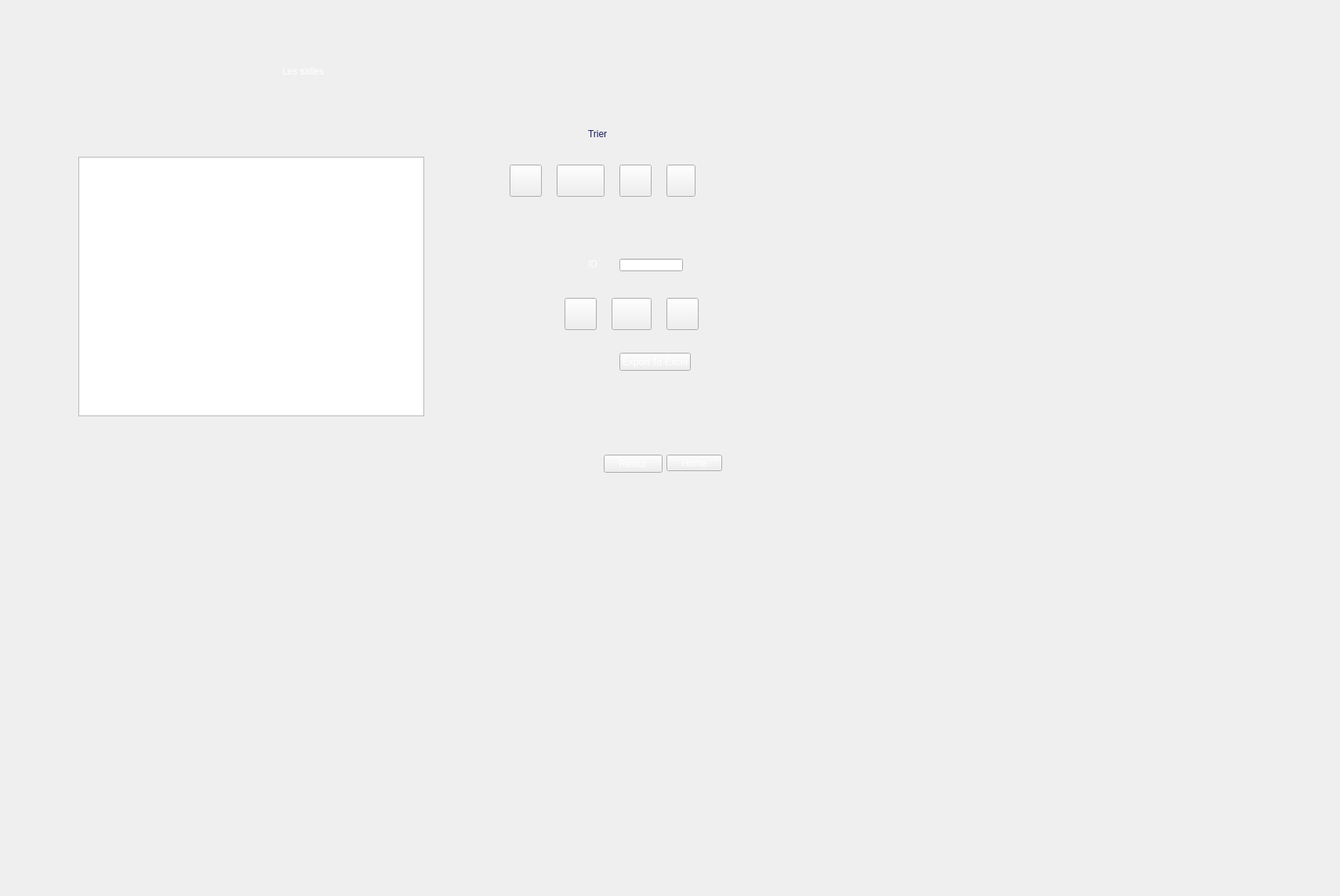
    <widget class="QWidget" name="page_10">
     <widget class="QLabel" name="img_10">
      <property name="geometry">
       <rect>
        <x>0</x>
        <y>0</y>
        <width>1700</width>
        <height>1134</height>
       </rect>
      </property>
      <property name="text">
       <string/>
      </property>
      <property name="pixmap">
       <pixmap resource="src.qrc">:/ressource/mariage.jpg</pixmap>
      </property>
      <property name="scaledContents">
       <bool>false</bool>
      </property>
      <property name="alignment">
       <set>Qt::AlignCenter</set>
      </property>
      <property name="wordWrap">
       <bool>false</bool>
      </property>
     </widget>
     <widget class="QLabel" name="label_29">
      <property name="geometry">
       <rect>
        <x>360</x>
        <y>60</y>
        <width>251</width>
        <height>61</height>
       </rect>
      </property>
      <property name="styleSheet">
       <string notr="true">color:rgb(255, 255, 255);
font: 75 29pt &quot;Segoe Script&quot;;</string>
      </property>
      <property name="text">
       <string>Les salles</string>
      </property>
     </widget>
     <widget class="QTableView" name="tablesalle">
      <property name="geometry">
       <rect>
        <x>100</x>
        <y>200</y>
        <width>441</width>
        <height>331</height>
       </rect>
      </property>
      <property name="styleSheet">
       <string notr="true">color:rgb(0, 0, 0);
font: 75 12pt &quot;Segoe Script&quot;;</string>
      </property>
     </widget>
     <widget class="QLabel" name="label_58">
      <property name="geometry">
       <rect>
        <x>750</x>
        <y>160</y>
        <width>81</width>
        <height>21</height>
       </rect>
      </property>
      <property name="styleSheet">
       <string notr="true">color:rgb(21, 24, 91);
font: 75 16pt &quot;Segoe Script&quot;;</string>
      </property>
      <property name="text">
       <string>Trier </string>
      </property>
     </widget>
     <widget class="QPushButton" name="trie_capacite_2">
      <property name="geometry">
       <rect>
        <x>650</x>
        <y>210</y>
        <width>41</width>
        <height>41</height>
       </rect>
      </property>
      <property name="text">
       <string/>
      </property>
      <property name="iconSize">
       <size>
        <width>58</width>
        <height>40</height>
       </size>
      </property>
     </widget>
     <widget class="QPushButton" name="trie_id">
      <property name="geometry">
       <rect>
        <x>710</x>
        <y>210</y>
        <width>61</width>
        <height>41</height>
       </rect>
      </property>
      <property name="text">
       <string/>
      </property>
      <property name="iconSize">
       <size>
        <width>80</width>
        <height>50</height>
       </size>
      </property>
     </widget>
     <widget class="QPushButton" name="trie_prix">
      <property name="geometry">
       <rect>
        <x>790</x>
        <y>210</y>
        <width>41</width>
        <height>41</height>
       </rect>
      </property>
      <property name="text">
       <string/>
      </property>
      <property name="iconSize">
       <size>
        <width>60</width>
        <height>39</height>
       </size>
      </property>
     </widget>
     <widget class="QPushButton" name="trie_lieu">
      <property name="geometry">
       <rect>
        <x>850</x>
        <y>210</y>
        <width>37</width>
        <height>41</height>
       </rect>
      </property>
      <property name="text">
       <string/>
      </property>
      <property name="iconSize">
       <size>
        <width>60</width>
        <height>40</height>
       </size>
      </property>
     </widget>
     <widget class="QLineEdit" name="lineEdit_supp">
      <property name="geometry">
       <rect>
        <x>790</x>
        <y>330</y>
        <width>81</width>
        <height>16</height>
       </rect>
      </property>
      <property name="styleSheet">
       <string notr="true">font: 75 8pt &quot;Segoe Script&quot;;
color: rgb(0, 0, 0);</string>
      </property>
      <property name="maxLength">
       <number>4</number>
      </property>
     </widget>
     <widget class="QLabel" name="label_46">
      <property name="geometry">
       <rect>
        <x>750</x>
        <y>330</y>
        <width>47</width>
        <height>14</height>
       </rect>
      </property>
      <property name="styleSheet">
       <string notr="true">color:rgb(255, 255, 255);
font: 75 16pt &quot;Segoe Script&quot;;</string>
      </property>
      <property name="text">
       <string>ID</string>
      </property>
     </widget>
     <widget class="QPushButton" name="suppression_salle">
      <property name="geometry">
       <rect>
        <x>720</x>
        <y>380</y>
        <width>41</width>
        <height>41</height>
       </rect>
      </property>
      <property name="styleSheet">
       <string notr="true">font: 75 8pt &quot;Segoe Script&quot;;
color: rgb(0, 0, 0);</string>
      </property>
      <property name="text">
       <string/>
      </property>
      <property name="iconSize">
       <size>
        <width>60</width>
        <height>40</height>
       </size>
      </property>
     </widget>
     <widget class="QPushButton" name="reserver_salle">
      <property name="geometry">
       <rect>
        <x>780</x>
        <y>380</y>
        <width>51</width>
        <height>41</height>
       </rect>
      </property>
      <property name="styleSheet">
       <string notr="true">font: 75 8pt &quot;Segoe Script&quot;;
color: rgb(0, 0, 0);</string>
      </property>
      <property name="text">
       <string/>
      </property>
      <property name="iconSize">
       <size>
        <width>60</width>
        <height>40</height>
       </size>
      </property>
     </widget>
     <widget class="QPushButton" name="salle_email">
      <property name="geometry">
       <rect>
        <x>850</x>
        <y>380</y>
        <width>41</width>
        <height>41</height>
       </rect>
      </property>
      <property name="styleSheet">
       <string notr="true">font: 75 8pt &quot;Segoe Script&quot;;
color: rgb(0, 0, 0);</string>
      </property>
      <property name="text">
       <string/>
      </property>
      <property name="iconSize">
       <size>
        <width>60</width>
        <height>40</height>
       </size>
      </property>
     </widget>
     <widget class="QPushButton" name="retouur5">
      <property name="geometry">
       <rect>
        <x>770</x>
        <y>580</y>
        <width>75</width>
        <height>23</height>
       </rect>
      </property>
      <property name="styleSheet">
       <string notr="true">background-image: url(:/ressource/mariage.jpg);
color: rgb(255, 255, 255);
font: 8pt &quot;Sachiko&quot;;
border-color: rgb(255, 255, 255);</string>
      </property>
      <property name="text">
       <string>Retour</string>
      </property>
      <property name="iconSize">
       <size>
        <width>68</width>
        <height>50</height>
       </size>
      </property>
     </widget>
     <widget class="QPushButton" name="homme">
      <property name="geometry">
       <rect>
        <x>850</x>
        <y>580</y>
        <width>71</width>
        <height>21</height>
       </rect>
      </property>
      <property name="styleSheet">
       <string notr="true">background-image: url(:/ressource/mariage.jpg);
color: rgb(255, 255, 255);
font: 8pt &quot;Sachiko&quot;;
border-color: rgb(255, 255, 255);
</string>
      </property>
      <property name="text">
       <string>Home</string>
      </property>
      <property name="iconSize">
       <size>
        <width>68</width>
        <height>50</height>
       </size>
      </property>
     </widget>
     <widget class="QPushButton" name="export_excel_salle">
      <property name="geometry">
       <rect>
        <x>790</x>
        <y>450</y>
        <width>91</width>
        <height>23</height>
       </rect>
      </property>
      <property name="styleSheet">
       <string notr="true">background-image: url(:/ressource/mariage.jpg);
color: rgb(255, 255, 255);
font: 8pt &quot;Sachiko&quot;;
border-color: rgb(255, 255, 255);</string>
      </property>
      <property name="text">
       <string>Export To Excel</string>
      </property>
     </widget>
    </widget>
